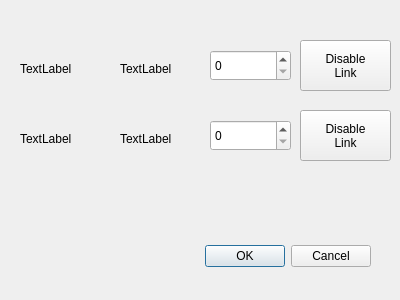
<?xml version="1.0" encoding="UTF-8"?>
<ui version="4.0">
 <class>UpdateLinkDialog</class>
 <widget class="QDialog" name="UpdateLinkDialog">
  <property name="windowModality">
   <enum>Qt::ApplicationModal</enum>
  </property>
  <property name="geometry">
   <rect>
    <x>0</x>
    <y>0</y>
    <width>400</width>
    <height>300</height>
   </rect>
  </property>
  <property name="windowTitle">
   <string>Update Links</string>
  </property>
  <widget class="QDialogButtonBox" name="buttonBox">
   <property name="geometry">
    <rect>
     <x>30</x>
     <y>240</y>
     <width>341</width>
     <height>32</height>
    </rect>
   </property>
   <property name="orientation">
    <enum>Qt::Horizontal</enum>
   </property>
   <property name="standardButtons">
    <set>QDialogButtonBox::Cancel|QDialogButtonBox::Ok</set>
   </property>
  </widget>
  <widget class="QPushButton" name="firstEnableLinkButton">
   <property name="geometry">
    <rect>
     <x>300</x>
     <y>40</y>
     <width>91</width>
     <height>51</height>
    </rect>
   </property>
   <property name="text">
    <string>Disable
Link</string>
   </property>
  </widget>
  <widget class="QPushButton" name="secondEnableLinkButton">
   <property name="geometry">
    <rect>
     <x>300</x>
     <y>110</y>
     <width>91</width>
     <height>51</height>
    </rect>
   </property>
   <property name="text">
    <string>Disable
Link</string>
   </property>
  </widget>
  <widget class="QSpinBox" name="firstDistanceSpinBox">
   <property name="geometry">
    <rect>
     <x>210</x>
     <y>50</y>
     <width>81</width>
     <height>31</height>
    </rect>
   </property>
  </widget>
  <widget class="QSpinBox" name="secondDistanceSpinBox">
   <property name="geometry">
    <rect>
     <x>210</x>
     <y>120</y>
     <width>81</width>
     <height>31</height>
    </rect>
   </property>
  </widget>
  <widget class="QLabel" name="firstFromNodeLabel">
   <property name="geometry">
    <rect>
     <x>20</x>
     <y>60</y>
     <width>58</width>
     <height>17</height>
    </rect>
   </property>
   <property name="text">
    <string>TextLabel</string>
   </property>
  </widget>
  <widget class="QLabel" name="firstToNodeLabel">
   <property name="geometry">
    <rect>
     <x>120</x>
     <y>60</y>
     <width>58</width>
     <height>17</height>
    </rect>
   </property>
   <property name="text">
    <string>TextLabel</string>
   </property>
  </widget>
  <widget class="QLabel" name="secondFromNodeLabel">
   <property name="geometry">
    <rect>
     <x>20</x>
     <y>130</y>
     <width>58</width>
     <height>17</height>
    </rect>
   </property>
   <property name="text">
    <string>TextLabel</string>
   </property>
  </widget>
  <widget class="QLabel" name="secondToNodeLabel">
   <property name="geometry">
    <rect>
     <x>120</x>
     <y>130</y>
     <width>58</width>
     <height>17</height>
    </rect>
   </property>
   <property name="text">
    <string>TextLabel</string>
   </property>
  </widget>
 </widget>
 <resources/>
 <connections>
  <connection>
   <sender>buttonBox</sender>
   <signal>accepted()</signal>
   <receiver>UpdateLinkDialog</receiver>
   <slot>accept()</slot>
   <hints>
    <hint type="sourcelabel">
     <x>248</x>
     <y>254</y>
    </hint>
    <hint type="destinationlabel">
     <x>157</x>
     <y>274</y>
    </hint>
   </hints>
  </connection>
  <connection>
   <sender>buttonBox</sender>
   <signal>rejected()</signal>
   <receiver>UpdateLinkDialog</receiver>
   <slot>reject()</slot>
   <hints>
    <hint type="sourcelabel">
     <x>316</x>
     <y>260</y>
    </hint>
    <hint type="destinationlabel">
     <x>286</x>
     <y>274</y>
    </hint>
   </hints>
  </connection>
 </connections>
</ui>
